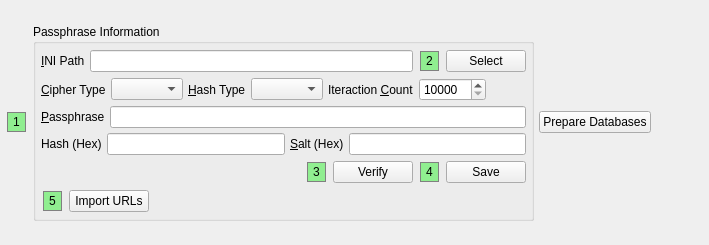
                  <widget class="QWidget" name="scrollAreaWidgetContents_12">
                   <property name="geometry">
                    <rect>
                     <x>0</x>
                     <y>0</y>
                     <width>709</width>
                     <height>245</height>
                    </rect>
                   </property>
                   <layout class="QVBoxLayout" name="verticalLayout_67">
                    <property name="spacing">
                     <number>5</number>
                    </property>
                    <property name="margin">
                     <number>5</number>
                    </property>
                    <item>
                     <layout class="QHBoxLayout" name="horizontalLayout_87">
                      <property name="spacing">
                       <number>5</number>
                      </property>
                      <item>
                       <widget class="QLabel" name="label_105">
                        <property name="sizePolicy">
                         <sizepolicy hsizetype="Preferred" vsizetype="Fixed">
                          <horstretch>0</horstretch>
                          <verstretch>0</verstretch>
                         </sizepolicy>
                        </property>
                        <property name="styleSheet">
                         <string notr="true">QLabel {
 border: 1px solid gray;
 background-color: lightgreen;
 border-radius: 10px;
 margin: 2px;
 padding: 2px;
 }</string>
                        </property>
                        <property name="text">
                         <string>1</string>
                        </property>
                       </widget>
                      </item>
                      <item>
                       <widget class="QGroupBox" name="groupBox_17">
                        <property name="styleSheet">
                         <string notr="true">QGroupBox::QLabel {\n border: 1px solid gray;\n background-color: lightgreen;\n border-radius: 10px;\n margin: 2px;\n padding: 2px;\n }
</string>
                        </property>
                        <property name="title">
                         <string>Passphrase Information</string>
                        </property>
                        <layout class="QVBoxLayout" name="verticalLayout_68">
                         <property name="spacing">
                          <number>5</number>
                         </property>
                         <property name="margin">
                          <number>5</number>
                         </property>
                         <item>
                          <layout class="QHBoxLayout" name="horizontalLayout_90">
                           <property name="spacing">
                            <number>5</number>
                           </property>
                           <item>
                            <widget class="QLabel" name="label_107">
                             <property name="text">
                              <string>&amp;INI Path</string>
                             </property>
                             <property name="buddy">
                              <cstring>urlIniPath</cstring>
                             </property>
                            </widget>
                           </item>
                           <item>
                            <widget class="QLineEdit" name="urlIniPath"/>
                           </item>
                           <item>
                            <widget class="QLabel" name="label_108">
                             <property name="sizePolicy">
                              <sizepolicy hsizetype="Preferred" vsizetype="Fixed">
                               <horstretch>0</horstretch>
                               <verstretch>0</verstretch>
                              </sizepolicy>
                             </property>
                             <property name="styleSheet">
                              <string notr="true">QLabel {
 border: 1px solid gray;
 background-color: lightgreen;
 border-radius: 10px;
 margin: 2px;
 padding: 2px;
 }</string>
                             </property>
                             <property name="text">
                              <string>2</string>
                             </property>
                            </widget>
                           </item>
                           <item>
                            <widget class="QPushButton" name="selectUrlIni">
                             <property name="text">
                              <string>Select</string>
                             </property>
                            </widget>
                           </item>
                          </layout>
                         </item>
                         <item>
                          <layout class="QHBoxLayout" name="horizontalLayout_93">
                           <property name="spacing">
                            <number>5</number>
                           </property>
                           <item>
                            <widget class="QLabel" name="label_109">
                             <property name="text">
                              <string>&amp;Cipher Type</string>
                             </property>
                             <property name="buddy">
                              <cstring>commonUrlCipher</cstring>
                             </property>
                            </widget>
                           </item>
                           <item>
                            <widget class="QComboBox" name="commonUrlCipher">
                             <property name="sizeAdjustPolicy">
                              <enum>QComboBox::AdjustToContents</enum>
                             </property>
                            </widget>
                           </item>
                           <item>
                            <widget class="QLabel" name="label_110">
                             <property name="text">
                              <string>&amp;Hash Type</string>
                             </property>
                             <property name="buddy">
                              <cstring>commonUrlHash</cstring>
                             </property>
                            </widget>
                           </item>
                           <item>
                            <widget class="QComboBox" name="commonUrlHash">
                             <property name="sizeAdjustPolicy">
                              <enum>QComboBox::AdjustToContents</enum>
                             </property>
                            </widget>
                           </item>
                           <item>
                            <widget class="QLabel" name="label_111">
                             <property name="text">
                              <string>Iteraction &amp;Count</string>
                             </property>
                             <property name="buddy">
                              <cstring>urlIteration</cstring>
                             </property>
                            </widget>
                           </item>
                           <item>
                            <widget class="QSpinBox" name="urlIteration">
                             <property name="minimum">
                              <number>10000</number>
                             </property>
                             <property name="maximum">
                              <number>999999999</number>
                             </property>
                             <property name="value">
                              <number>10000</number>
                             </property>
                            </widget>
                           </item>
                           <item>
                            <spacer name="horizontalSpacer_75">
                             <property name="orientation">
                              <enum>Qt::Horizontal</enum>
                             </property>
                             <property name="sizeHint" stdset="0">
                              <size>
                               <width>40</width>
                               <height>20</height>
                              </size>
                             </property>
                            </spacer>
                           </item>
                          </layout>
                         </item>
                         <item>
                          <layout class="QHBoxLayout" name="horizontalLayout_92">
                           <property name="spacing">
                            <number>5</number>
                           </property>
                           <item>
                            <widget class="QLabel" name="label_113">
                             <property name="text">
                              <string>&amp;Passphrase</string>
                             </property>
                             <property name="buddy">
                              <cstring>urlPassphrase</cstring>
                             </property>
                            </widget>
                           </item>
                           <item>
                            <widget class="QLineEdit" name="urlPassphrase">
                             <property name="echoMode">
                              <enum>QLineEdit::Password</enum>
                             </property>
                            </widget>
                           </item>
                          </layout>
                         </item>
                         <item>
                          <layout class="QHBoxLayout" name="horizontalLayout_88">
                           <property name="spacing">
                            <number>5</number>
                           </property>
                           <item>
                            <widget class="QLabel" name="label_116">
                             <property name="text">
                              <string>Hash (Hex)</string>
                             </property>
                             <property name="buddy">
                              <cstring>urlIniHash</cstring>
                             </property>
                            </widget>
                           </item>
                           <item>
                            <widget class="QLineEdit" name="urlIniHash"/>
                           </item>
                           <item>
                            <widget class="QLabel" name="label_112">
                             <property name="text">
                              <string>&amp;Salt (Hex)</string>
                             </property>
                             <property name="buddy">
                              <cstring>urlSalt</cstring>
                             </property>
                            </widget>
                           </item>
                           <item>
                            <widget class="QLineEdit" name="urlSalt"/>
                           </item>
                          </layout>
                         </item>
                         <item>
                          <layout class="QHBoxLayout" name="horizontalLayout_94">
                           <property name="spacing">
                            <number>5</number>
                           </property>
                           <item>
                            <spacer name="horizontalSpacer_74">
                             <property name="orientation">
                              <enum>Qt::Horizontal</enum>
                             </property>
                             <property name="sizeHint" stdset="0">
                              <size>
                               <width>40</width>
                               <height>20</height>
                              </size>
                             </property>
                            </spacer>
                           </item>
                           <item>
                            <widget class="QLabel" name="label_114">
                             <property name="sizePolicy">
                              <sizepolicy hsizetype="Preferred" vsizetype="Fixed">
                               <horstretch>0</horstretch>
                               <verstretch>0</verstretch>
                              </sizepolicy>
                             </property>
                             <property name="styleSheet">
                              <string notr="true">QLabel {
 border: 1px solid gray;
 background-color: lightgreen;
 border-radius: 10px;
 margin: 2px;
 padding: 2px;
 }</string>
                             </property>
                             <property name="text">
                              <string>3</string>
                             </property>
                            </widget>
                           </item>
                           <item>
                            <widget class="QPushButton" name="verify">
                             <property name="toolTip">
                              <string>&lt;html&gt;&lt;head/&gt;&lt;body&gt;&lt;p&gt;Compute a salted hash of the provided passphrase and compare it with the hash in the provided INI.&lt;/p&gt;&lt;/body&gt;&lt;/html&gt;</string>
                             </property>
                             <property name="text">
                              <string>Verify</string>
                             </property>
                            </widget>
                           </item>
                           <item>
                            <widget class="QLabel" name="label_115">
                             <property name="sizePolicy">
                              <sizepolicy hsizetype="Preferred" vsizetype="Fixed">
                               <horstretch>0</horstretch>
                               <verstretch>0</verstretch>
                              </sizepolicy>
                             </property>
                             <property name="styleSheet">
                              <string notr="true">QLabel {
 border: 1px solid gray;
 background-color: lightgreen;
 border-radius: 10px;
 margin: 2px;
 padding: 2px;
 }</string>
                             </property>
                             <property name="text">
                              <string>4</string>
                             </property>
                            </widget>
                           </item>
                           <item>
                            <widget class="QPushButton" name="saveUrlCredentials">
                             <property name="toolTip">
                              <string>&lt;html&gt;&lt;head/&gt;&lt;body&gt;&lt;p&gt;Save the generated key and relevant information.&lt;/p&gt;&lt;/body&gt;&lt;/html&gt;</string>
                             </property>
                             <property name="text">
                              <string>Save</string>
                             </property>
                            </widget>
                           </item>
                          </layout>
                         </item>
                         <item>
                          <layout class="QHBoxLayout" name="horizontalLayout_91">
                           <property name="spacing">
                            <number>5</number>
                           </property>
                           <item>
                            <widget class="QLabel" name="label_106">
                             <property name="sizePolicy">
                              <sizepolicy hsizetype="Preferred" vsizetype="Fixed">
                               <horstretch>0</horstretch>
                               <verstretch>0</verstretch>
                              </sizepolicy>
                             </property>
                             <property name="styleSheet">
                              <string notr="true">QLabel {
 border: 1px solid gray;
 background-color: lightgreen;
 border-radius: 10px;
 margin: 2px;
 padding: 2px;
 }</string>
                             </property>
                             <property name="text">
                              <string>5</string>
                             </property>
                            </widget>
                           </item>
                           <item>
                            <widget class="QPushButton" name="importUrls">
                             <property name="toolTip">
                              <string>&lt;html&gt;&lt;head/&gt;&lt;body&gt;&lt;p&gt;Import URL data from the shared.db database.&lt;/p&gt;&lt;/body&gt;&lt;/html&gt;</string>
                             </property>
                             <property name="text">
                              <string>Import URLs</string>
                             </property>
                            </widget>
                           </item>
                           <item>
                            <spacer name="horizontalSpacer_76">
                             <property name="orientation">
                              <enum>Qt::Horizontal</enum>
                             </property>
                             <property name="sizeHint" stdset="0">
                              <size>
                               <width>40</width>
                               <height>20</height>
                              </size>
                             </property>
                            </spacer>
                           </item>
                          </layout>
                         </item>
                        </layout>
                       </widget>
                      </item>
                      <item>
                       <widget class="QPushButton" name="prepareUrlDatabases_2">
                        <property name="text">
                         <string>Prepare Databases</string>
                        </property>
                       </widget>
                      </item>
                      <item>
                       <spacer name="horizontalSpacer_71">
                        <property name="orientation">
                         <enum>Qt::Horizontal</enum>
                        </property>
                        <property name="sizeHint" stdset="0">
                         <size>
                          <width>40</width>
                          <height>20</height>
                         </size>
                        </property>
                       </spacer>
                      </item>
                     </layout>
                    </item>
                   </layout>
                  </widget>
